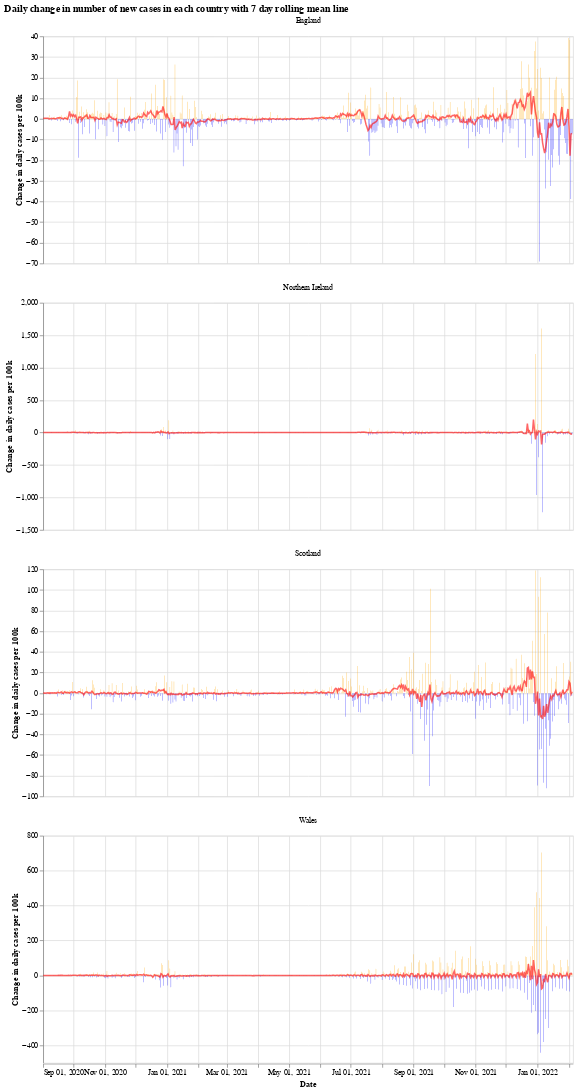

Notebook code for this chart:
### Markdown cell above
We will use the Python library `Altair` for visualising the data, see the [altair docs](https://altair-viz.github.io/) for more information.

First we have a graph which shows the daily change in the number of new cases for each country. This number jumps up and down all over the place, which is likely due to delay in reporting of new cases over the weekend. Another interesting thing is that it looks like the daily cases in Wales experienced a much shorter period of calm over the summer (calm in the sense of daily cases not jumping up and down).

The orange bars are days when the number of new cases (per 100k population) was more than the previous day, while the blue are days when the number of new cases dropped. The red line is the 7 day moving average. 

When the moving average line is below 0, it means that there is a consistent drop in new cases. We can see this clearly happening around the times that lockdowns were introduced (though, to varying degrees). I will update the graphs soon with a marker of when each lockdown started.

### Code cell
# collapse
import altair as alt

bars = alt.Chart(uk_cases).mark_bar().encode(
    x=alt.X("yearmonthdate(date):T", axis=alt.Axis(title='Date')),
    y=alt.Y("casesChangeRate:Q", axis=alt.Axis(title='Change in daily cases per 100k')),
    tooltip='casesChange',
    color=alt.condition(
        alt.datum.casesChangeRate > 0,
        alt.value("orange"),  # The positive color
        alt.value("blue")  # The negative color
    )
).properties(title='Daily change in number of new cases with 7 day rolling mean',width=700).interactive()

line = alt.Chart(uk_cases).mark_line(
    color='red',
    size=2,
    opacity=0.6
).transform_window(
    rolling_mean='mean(casesChangeRate)',
    frame=[0, 7],
    groupby=['areaName']
).encode(
    x='yearmonthdate(date):T',
    y='rolling_mean:Q'
)

alt.layer(bars, line, data=uk_cases).facet(alt.Column(
    'areaName', title=''), columns=1).resolve_scale(y='independent').properties(title='Daily change in number of new cases in each country with 7 day rolling mean line')

### Figure 1 — Vega-Lite specification as saved in the notebook (floating-point values rounded to 4 significant figures; data arrays with more than 128 entries replaced by an {"elided": "..."} marker saying what was removed)
{"config": {"view": {"continuousWidth": 400, "continuousHeight": 300}}, "data": {"name": "data-407cfe6feb3304823865e425d6db282a"}, "facet": {"type": "nominal", "field": "areaName", "title": ""}, "spec": {"layer": [{"mark": "bar", "encoding": {"color": {"condition": {"value": "orange", "test": "(datum.casesChangeRate > 0)"}, "value": "blue"}, "tooltip": {"type": "quantitative", "field": "casesChange"}, "x": {"type": "temporal", "axis": {"title": "Date"}, "field": "date", "timeUnit": "yearmonthdate"}, "y": {"type": "quantitative", "axis": {"title": "Change in daily cases per 100k"}, "field": "casesChangeRate"}}, "selection": {"selector001": {"type": "interval", "bind": "scales", "encodings": ["x", "y"]}}, "title": "Daily change in number of new cases with 7 day rolling mean", "width": 700}, {"mark": {"type": "line", "color": "red", "opacity": 0.6, "size": 2}, "encoding": {"x": {"type": "temporal", "field": "date", "timeUnit": "yearmonthdate"}, "y": {"type": "quantitative", "field": "rolling_mean"}}, "transform": [{"window": [{"op": "mean", "field": "casesChangeRate", "as": "rolling_mean"}], "frame": [0, 7], "groupby": ["areaName"]}]}]}, "columns": 1, "resolve": {"scale": {"y": "independent"}}, "title": "Daily change in number of new cases in each country with 7 day rolling mean line", "$schema": "https://vega.github.io/schema/vega-lite/v4.8.1.json", "datasets": {"data-407cfe6feb3304823865e425d6db282a": {"elided": "2088 records"}}}
